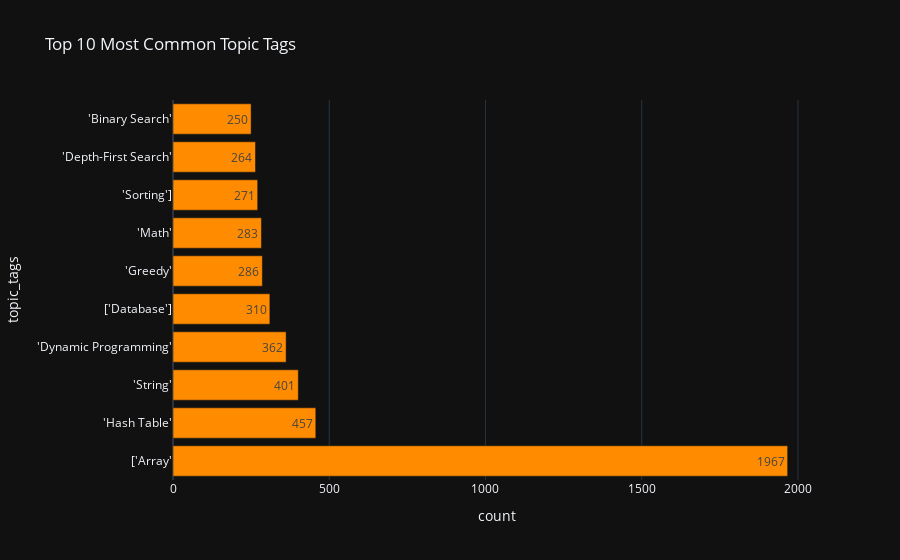

Source (notebook cell):
### Code cell
tag_counts = df['topic_tags'].str.split(', ').explode().value_counts().head(10).reset_index()
tag_counts.columns = ['topic_tags', 'count']

fig = px.bar(
    tag_counts, x='count', y='topic_tags', orientation='h',
    title='Top 10 Most Common Topic Tags', text_auto=True,
    color_discrete_sequence=['#FF8C00']
)
fig.show()

### Figure 1 — Plotly figure (JSON) as saved in the notebook; plotly's stock layout.template omitted (floating-point values rounded to 4 significant figures)
{"data": [{"hovertemplate": "count=%{x}<br>topic_tags=%{y}<extra></extra>", "legendgroup": "", "marker": {"color": "#FF8C00", "pattern": {"shape": ""}}, "name": "", "orientation": "h", "showlegend": false, "textposition": "auto", "texttemplate": "%{x}", "x": [1967, 457, 401, 362, 310, 286, 283, 271, 264, 250], "xaxis": "x", "y": ["['Array'", "'Hash Table'", "'String'", "'Dynamic Programming'", "['Database']", "'Greedy'", "'Math'", "'Sorting']", "'Depth-First Search'", "'Binary Search'"], "yaxis": "y", "type": "bar"}], "layout": {"xaxis": {"anchor": "y", "domain": [0.0, 1.0], "title": {"text": "count"}}, "yaxis": {"anchor": "x", "domain": [0.0, 1.0], "title": {"text": "topic_tags"}}, "legend": {"tracegroupgap": 0}, "title": {"text": "Top 10 Most Common Topic Tags"}, "barmode": "relative"}}
